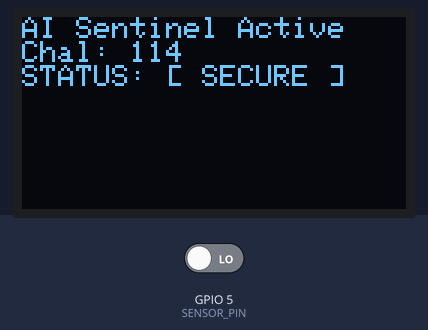
Bench run of a program on a simulated ESP32-S3. On the bench: 128×64 one-colour display. The inputs (shaded band) are chosen by the test bench; at power-on: GPIO 5 (SENSOR_PIN) LOW. Random numbers use the default seed unless the program sets one; what the program prints to the serial monitor is not drawn.

Above: at 1.2 s.
1.3 s: GPIO 5 (SENSOR_PIN) driven HIGH
At 2.06 s:
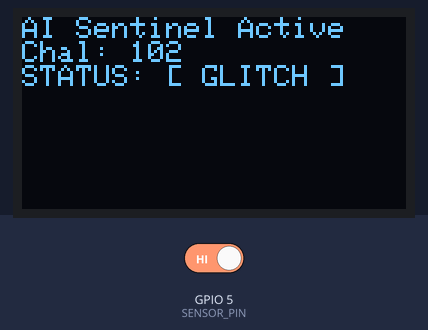
3.7 s: GPIO 5 (SENSOR_PIN) driven LOW
At 3.92 s:
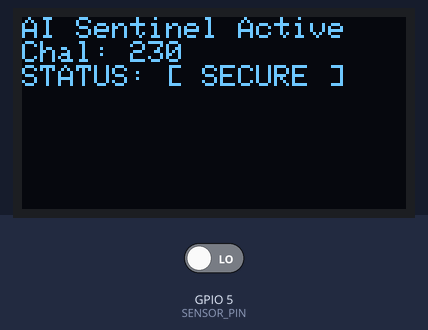
Timing chart, 0 to 6.7 s (numbered marks = the images above; inputs shaded):
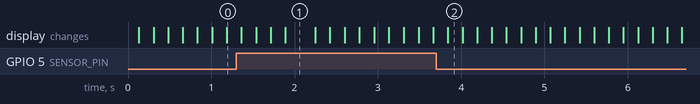

The program:

main.cpp
```cpp
#include <Arduino.h>
#include <ArduinoJson.h>
#include <Wire.h>
#include <Adafruit_GFX.h>
#include <Adafruit_SSD1306.h>

#define SCREEN_WIDTH 128
#define SCREEN_HEIGHT 64
#define OLED_RESET -1
Adafruit_SSD1306 display(SCREEN_WIDTH, SCREEN_HEIGHT, &Wire, OLED_RESET);

#define SENSOR_PIN 5 // Connected to Attacker GPIO 4
TaskHandle_t SecurityMonitorTask;

void runSecurityMonitor(void * parameter) {
  for(;;) {
    int challenge = random(0, 255);
    bool is_attacked = digitalRead(SENSOR_PIN); // Read the attacker line

    StaticJsonDocument<128> doc_out;
    doc_out["challenge"] = challenge;

    // MVP Hardware Glitch Simulation
    // If attacked, we burn CPU cycles to artificially spike the HIL latency
    if (is_attacked) {
        delayMicroseconds(random(800, 2500));
    }

    unsigned long start_time = micros();
    serializeJson(doc_out, Serial);
    Serial.println();

    String incoming_data = "";
    while(micros() - start_time < 50000) {
      if(Serial.available()) {
        incoming_data = Serial.readStringUntil('\n');
        break;
      }
    }

    // OLED Update
    display.clearDisplay();
    display.setCursor(0, 0);
    display.setTextSize(1);
    display.setTextColor(SSD1306_WHITE);
    display.println("AI Sentinel Active");
    display.print("Chal: "); display.println(challenge);

    if (is_attacked) {
        display.println("STATUS: [ GLITCH ]");
    } else {
        display.println("STATUS: [ SECURE ]");
    }
    display.display();

    vTaskDelay(pdMS_TO_TICKS(100));
  }
}

void setup() {
  Serial.begin(921600);
  while(!Serial);

  pinMode(SENSOR_PIN, INPUT_PULLDOWN);

  // Initialize OLED (Check your board's SDA/SCL pins)
  if(!display.begin(SSD1306_SWITCHCAPVCC, 0x3C)) {
    Serial.println(F("SSD1306 allocation failed"));
    for(;;);
  }
  display.clearDisplay();
  display.display();

  xTaskCreatePinnedToCore(runSecurityMonitor, "SecTask", 8192, NULL, 24, &SecurityMonitorTask, 1);
}

void loop() { vTaskDelete(NULL); }
```
